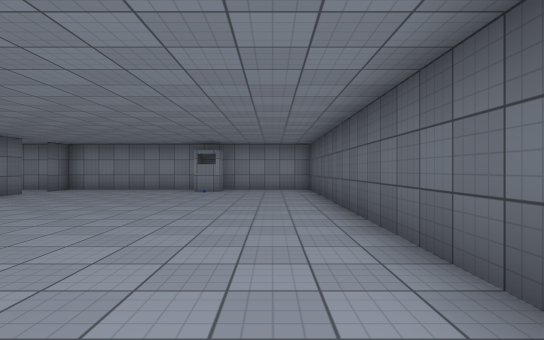
view 1 (above)

12 first-person views from a walk through a scene from a Unity 3-D project. The camera is 1.3 m above the floor, looks level and sees 80° across. The floor is counted in squares, 2 m on a side. Each view is taken from the middle of a square. On the plan, view 1 faces up. The plan holds only what a view shows up to about 10 squares ahead; the rest is blank. The place goes on beyond the plan. The player character is not drawn. Surface patterns are stand-ins for the level's own textures.

view 2
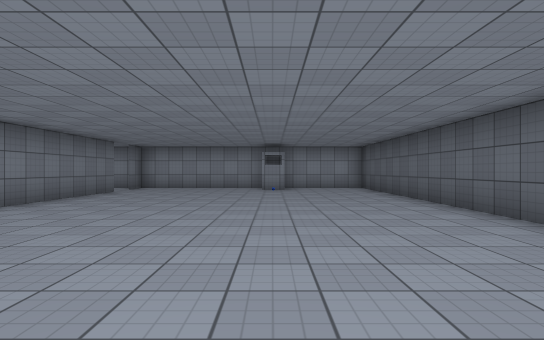

view 3
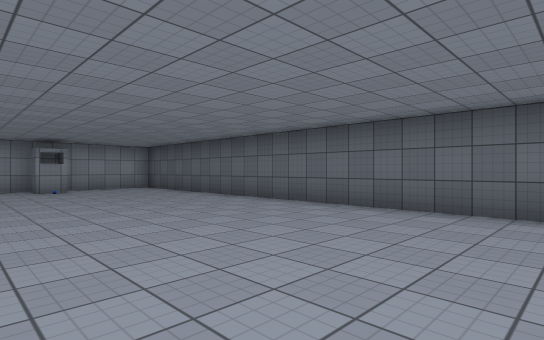

view 4
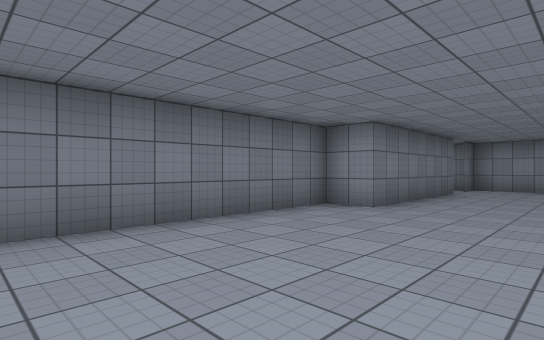

view 5
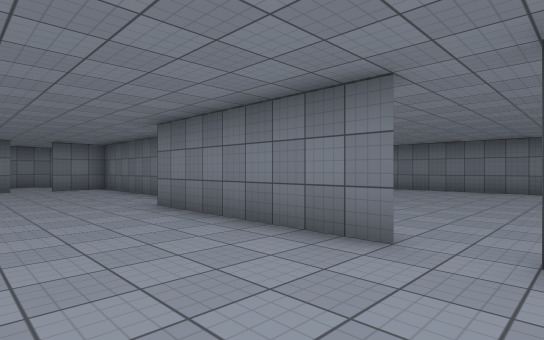

view 6
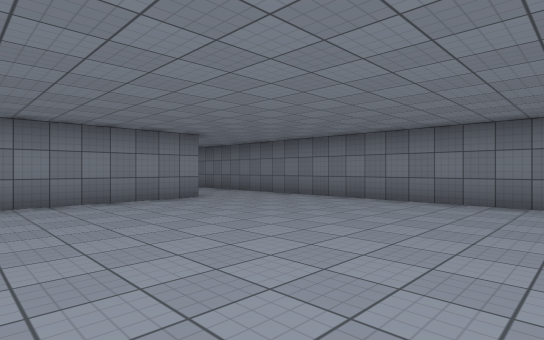

view 7
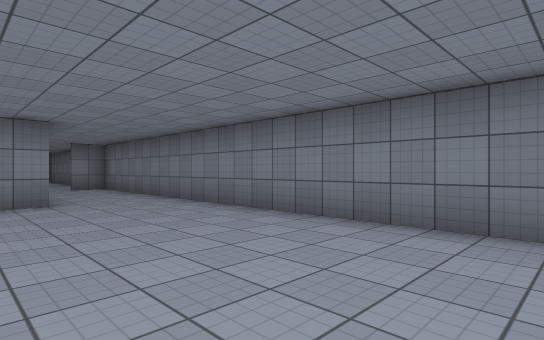

view 8
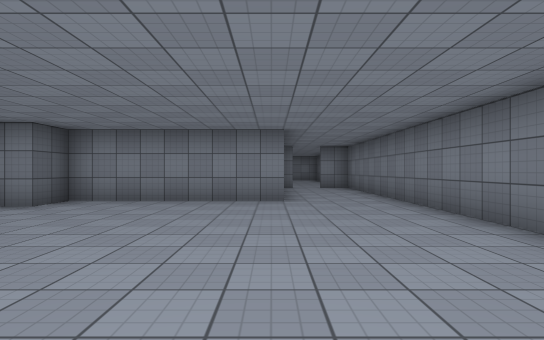

view 9
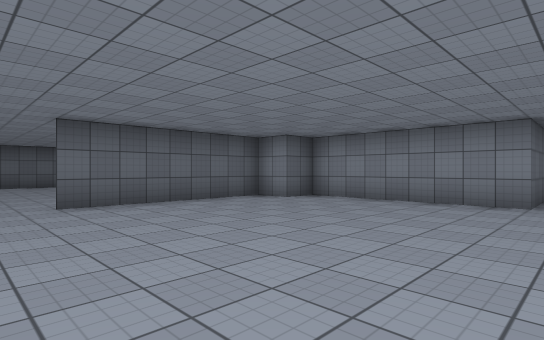

view 10
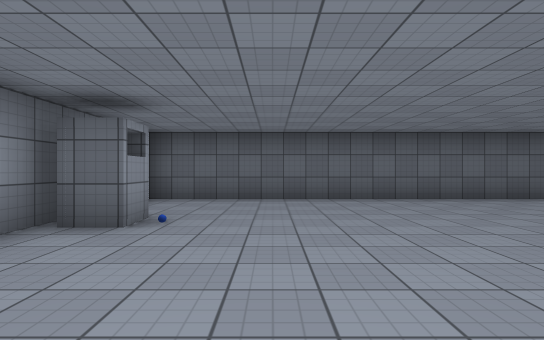

view 11
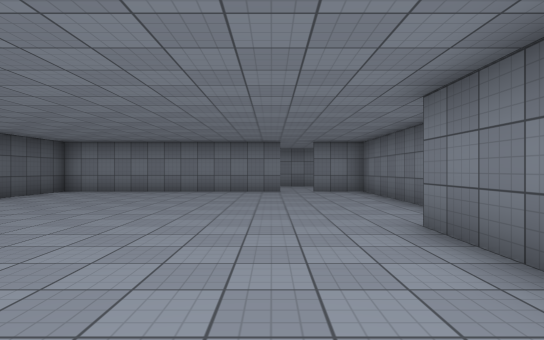

view 12
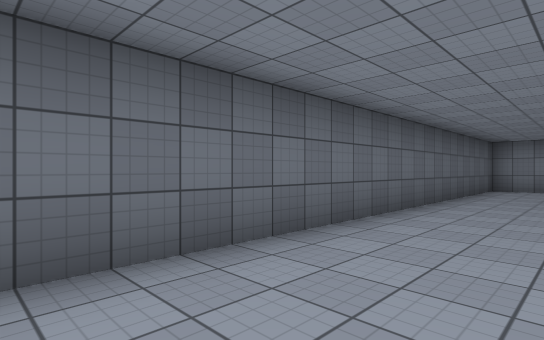

### Floor plan
Points are (right, up) in squares from view 1. A wall is a line through its corners. A room is listed if a view was taken in it or the views show most of it. See-through windows are left out.
Room 1 (views 1, 2, 3, 4, 5, 10, 11, 12)
walls: (-6.8, 8.8) (-6.8, 4.3) (-7.7, 4.3) (-7.7, -1.8) (-6.2, -1.8); (-5.4, -1.8) (1.3, -1.8) (1.3, 10.5); (-6.8, 10.4) (-6.8, 9.8)
ways out: opening at (-7, 9.5) to room 2; opening at (-6, -2)
objects: other object (-2, 10)
Room 2 (views 6, 7, 8, 9)
walls: (-12.3, 1.5) (-12.3, 3.3) (-7.8, 3.3) (-7.8, 4.2) (-6.8, 4.2) (-6.8, 8.8); (-14.8, 9.8) (-14.8, -0.4)
ways out: opening at (-7, 9.5) to room 1

Positions as (right, up) in squares from view 1, and headings:
1: (0, 0), facing up
2: (-2, -1), facing up
3: (-4, -1), facing up-right
4: (-4, -1), facing up-left
5: (-4, 10), facing down-left
6: (-8, 10), facing down-left
7: (-11, 10), facing down-left
8: (-12, 10), facing down
9: (-13, 10), facing down-right
10: (-6, 8), facing right
11: (-5, 8), facing down
12: (-1, 10), facing down-right
